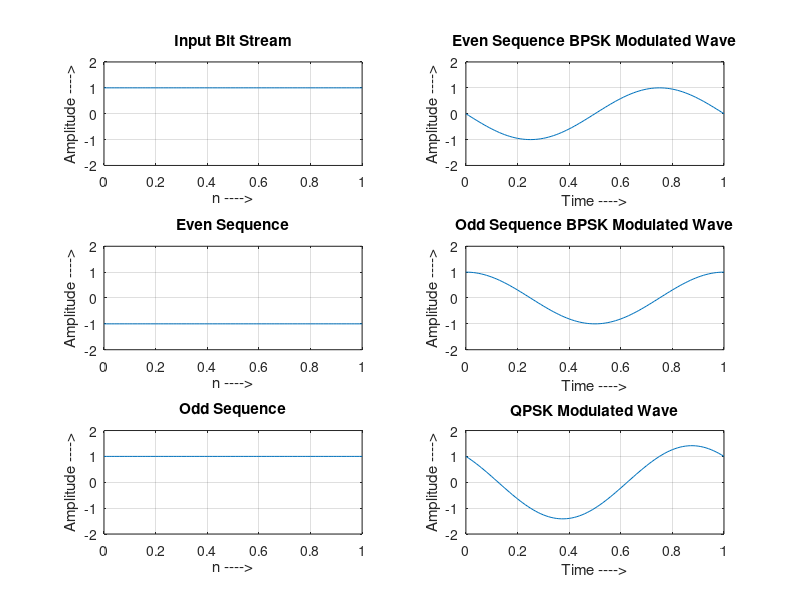

This figure's MATLAB source:
% tabelaASCII = importdata('tabelaASCII.txt');
% tabelaASCIIStr = num2str (tabelaASCII);
% 
% %Normaliza codificacao em 8 bits
% for i=1:96,
%     for j=1:7,
%         bitsTabela(i,j) = str2double(tabelaASCIIStr(i,j));
%     end
%     bitsTabela(i,8) = 0;
% end
% for i=1:32,
%     bitsTabela(i,1) = 0;
% end
% for i=1:96,
%     for j=8:-1:2,
%         bitsTabela(i,j) = bitsTabela(i,j-1);
%     end
%     bitsTabela(i,1) = 0;
% end
% 
% %Cria sinal TTL para 96 caracteres
% y = 1:(8*10*96);
% for i=1:96,
%     for j=1:8,
%         for k=1:10,
%             y((((j-1)*10)+k) + (i-1)*8*10) = bitsTabela(i,j);
%         end
%     end
% end
% 
fc = 1;
% t = 1:1:7680;
% portadora = geraPortadora(1, fc, t);
% figure(1);
% plot(portadora);
% title('Portadora');

clear;
clc;
b = input('Enter the bit stream = ');
n = length(b);
t = 0:0.01:n;
x = 1:1:(n+2)*100;
for i = 1:n
if (b(i) == 0)
u(i) = -1;
else
u(i) = 1;
end
for j = i:0.1:i+1
bw(x(i*100:(i+1)*100)) = u(i);
if (mod(i,2) == 0)
bw_e(x(i*100:(i+1)*100)) = u(i);
bw_e(x((i+1)*100:(i+2)*100)) = u(i);
else
bw_o(x(i*100:(i+1)*100)) = u(i);
bw_o(x((i+1)*100:(i+2)*100)) = u(i);
end
if (mod(n,2)~= 0)
bw_e(x(n*100:(n+1)*100)) = -1;
bw_e(x((n+1)*100:(n+2)*100)) = -1;
end
end
end
bw = bw(100:end);
bw_o = bw_o(100:(n+1)*100);
bw_e = bw_e(200:(n+2)*100);
cost = cos(2*pi*t);
sint = sin(2*pi*t);
x = bw_o.*cost;
y = bw_e.*sint;
z = x+y;
subplot(3,2,1);
plot(t,bw);
xlabel('n ---->');
ylabel('Amplitude ---->');
title('Input Bit Stream');
grid on ;
axis([0 n -2 +2]);
subplot(3,2,5);
plot(t,bw_o);
xlabel('n ---->');
ylabel('Amplitude ---->');
title('Odd Sequence');
grid on ;
axis([0 n -2 +2]);
subplot(3,2,3);
plot(t,bw_e);
xlabel('n ---->');
ylabel('Amplitude ---->');
title('Even Sequence');
grid on ;
axis([0 n -2 +2]);
subplot(3,2,4);
plot(t,x);
xlabel('Time ---->');
ylabel('Amplitude ---->');
title('Odd Sequence BPSK Modulated Wave');
grid on ;
axis([0 n -2 +2]);
subplot(3,2,2);
plot(t,y);
xlabel('Time ---->');
ylabel('Amplitude ---->');
title('Even Sequence BPSK Modulated Wave');
grid on ;
axis([0 n -2 +2]);
subplot(3,2,6);
plot(t,z);
xlabel('Time ---->');
ylabel('Amplitude ---->');
title('QPSK Modulated Wave');
grid on ;
axis([0 n -2 +2]);

%psk([1 1 1 1 0 0 1 0 1 0 1 0 1],fc) 